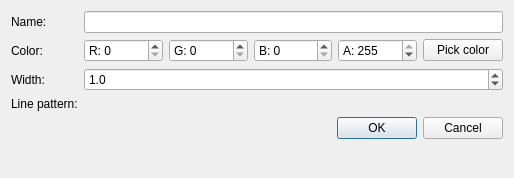
<?xml version="1.0" encoding="UTF-8"?>
<ui version="4.0">
 <class>AddLayerDialog</class>
 <widget class="QDialog" name="AddLayerDialog">
  <property name="geometry">
   <rect>
    <x>0</x>
    <y>0</y>
    <width>514</width>
    <height>178</height>
   </rect>
  </property>
  <property name="windowTitle">
   <string>Dialog</string>
  </property>
  <layout class="QFormLayout" name="formLayout_2">
   <item row="0" column="0">
    <widget class="QLabel" name="nameLabel">
     <property name="text">
      <string>Name:</string>
     </property>
    </widget>
   </item>
   <item row="0" column="1">
    <widget class="QLineEdit" name="name"/>
   </item>
   <item row="1" column="0">
    <widget class="QLabel" name="colorLabel">
     <property name="text">
      <string>Color:</string>
     </property>
    </widget>
   </item>
   <item row="2" column="0">
    <widget class="QLabel" name="widthLabel">
     <property name="text">
      <string>Width:</string>
     </property>
    </widget>
   </item>
   <item row="3" column="0">
    <widget class="QLabel" name="linePatternLabel">
     <property name="text">
      <string>Line pattern:</string>
     </property>
    </widget>
   </item>
   <item row="4" column="1">
    <widget class="QDialogButtonBox" name="buttonBox">
     <property name="orientation">
      <enum>Qt::Horizontal</enum>
     </property>
     <property name="standardButtons">
      <set>QDialogButtonBox::Cancel|QDialogButtonBox::Ok</set>
     </property>
    </widget>
   </item>
   <item row="1" column="1">
    <layout class="QHBoxLayout" name="colorLayout">
     <item>
      <widget class="QSpinBox" name="r">
       <property name="frame">
        <bool>true</bool>
       </property>
       <property name="prefix">
        <string>R: </string>
       </property>
       <property name="maximum">
        <number>255</number>
       </property>
      </widget>
     </item>
     <item>
      <widget class="QSpinBox" name="g">
       <property name="prefix">
        <string>G: </string>
       </property>
       <property name="maximum">
        <number>255</number>
       </property>
      </widget>
     </item>
     <item>
      <widget class="QSpinBox" name="b">
       <property name="prefix">
        <string>B: </string>
       </property>
       <property name="maximum">
        <number>255</number>
       </property>
      </widget>
     </item>
     <item>
      <widget class="QSpinBox" name="a">
       <property name="frame">
        <bool>true</bool>
       </property>
       <property name="prefix">
        <string>A: </string>
       </property>
       <property name="maximum">
        <number>255</number>
       </property>
       <property name="value">
        <number>255</number>
       </property>
      </widget>
     </item>
     <item>
      <widget class="QPushButton" name="pickColorButton">
       <property name="text">
        <string>Pick color</string>
       </property>
      </widget>
     </item>
    </layout>
   </item>
   <item row="2" column="1">
    <widget class="QDoubleSpinBox" name="width">
     <property name="wrapping">
      <bool>false</bool>
     </property>
     <property name="frame">
      <bool>true</bool>
     </property>
     <property name="decimals">
      <number>1</number>
     </property>
     <property name="maximum">
      <double>100.000000000000000</double>
     </property>
     <property name="value">
      <double>1.000000000000000</double>
     </property>
    </widget>
   </item>
  </layout>
 </widget>
 <resources/>
 <connections>
  <connection>
   <sender>buttonBox</sender>
   <signal>accepted()</signal>
   <receiver>AddLayerDialog</receiver>
   <slot>accept()</slot>
   <hints>
    <hint type="sourcelabel">
     <x>248</x>
     <y>254</y>
    </hint>
    <hint type="destinationlabel">
     <x>157</x>
     <y>274</y>
    </hint>
   </hints>
  </connection>
  <connection>
   <sender>buttonBox</sender>
   <signal>rejected()</signal>
   <receiver>AddLayerDialog</receiver>
   <slot>reject()</slot>
   <hints>
    <hint type="sourcelabel">
     <x>316</x>
     <y>260</y>
    </hint>
    <hint type="destinationlabel">
     <x>286</x>
     <y>274</y>
    </hint>
   </hints>
  </connection>
 </connections>
</ui>
